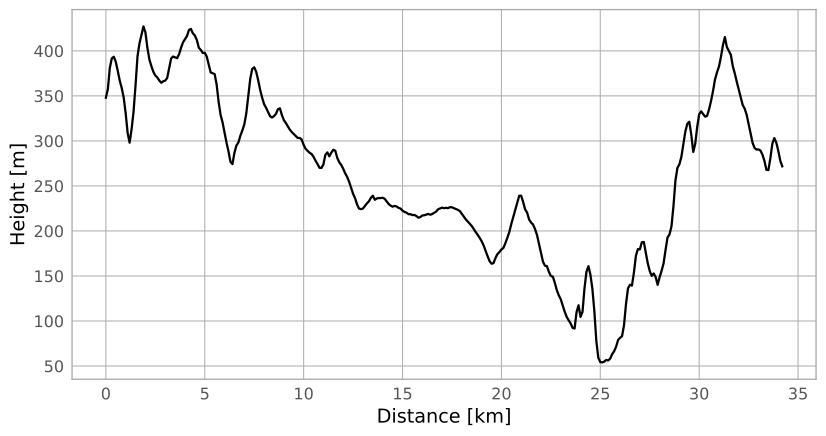

Generate this figure with Python:
import matplotlib.pyplot as plt
from astropy import units as u
from pycraf import pathprof

lon_t, lat_t = 6.8836 * u.deg, 50.525 * u.deg
lon_r, lat_r = 7.3334 * u.deg, 50.635 * u.deg
hprof_step = 100 * u.m

(
    lons, lats, distance,
    distances, heights,
    bearing, back_bearing, back_bearings
    ) = pathprof.srtm_height_profile(
        lon_t, lat_t, lon_r, lat_r, hprof_step
        )

_distances = distances.to(u.km).value
_heights = heights.to(u.m).value

plt.figure(figsize=(10, 5))
plt.plot(_distances, _heights, 'k-')
plt.xlabel('Distance [km]')
plt.ylabel('Height [m]')
plt.grid()
